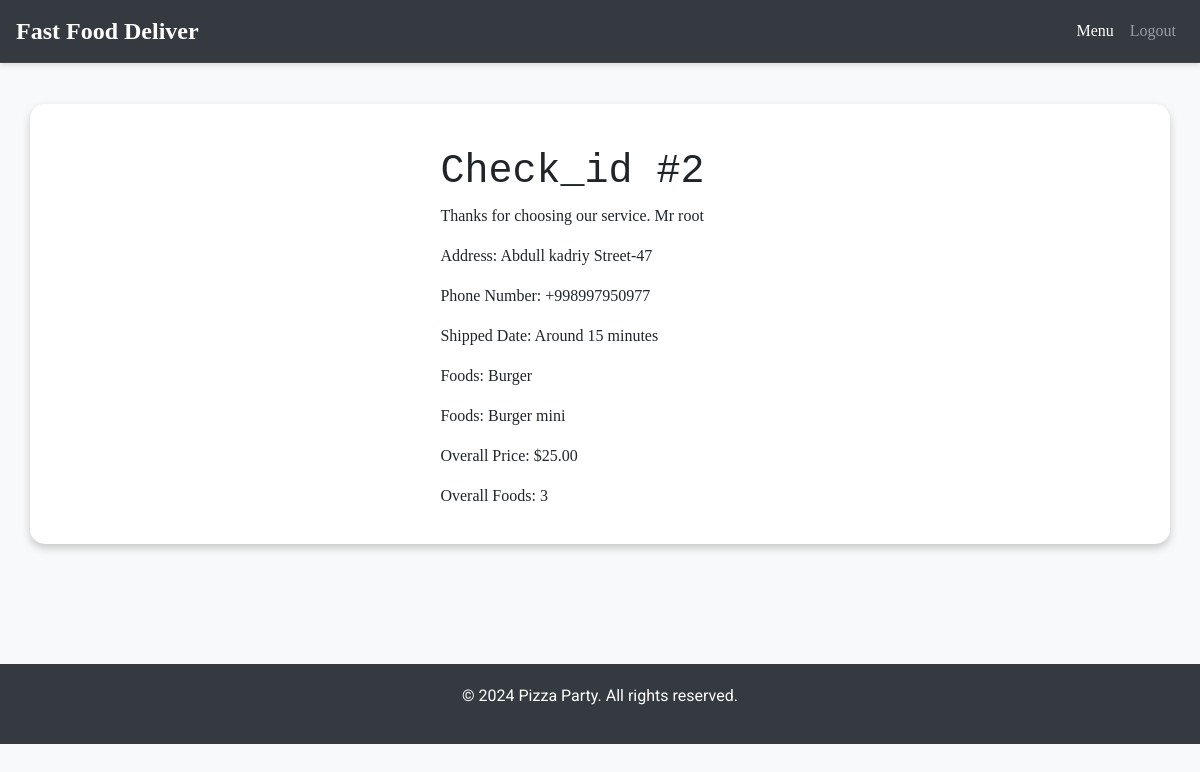
The page /orders/2/shipment/ (signed in) on the database its author committed.
### fast_food/models.py (models this page shows, shortened)
class Shipment(models.Model):
    order = models.OneToOneField(Order, on_delete=models.CASCADE)
    address = models.TextField()
    phone_number = models.CharField(max_length=255)
    shipped_date = models.DateTimeField(null=True, blank=True)

class Order(models.Model):
    user = models.ForeignKey(User, on_delete=models.CASCADE)
    foods = models.ManyToManyField(Food, through='OrderItem')
    order_date = models.DateTimeField(default=timezone.now)
    total_price = models.DecimalField(max_digits=10, decimal_places=2, default=0)
    shipped = models.BooleanField(default=False)
    def product_all_quantity(self):
        basket_products =  self.orderitem_set.all()
        total = sum (order.quantity for order in basket_products)
        return total

class OrderItem(models.Model):
    order = models.ForeignKey(Order, on_delete=models.CASCADE)
    food = models.ForeignKey(Food, on_delete=models.CASCADE)
    quantity = models.IntegerField(default=0, null=True, blank=True)
    def get_total(self):
        return self.food.price * self.quantity

class Food(models.Model):
    name = models.CharField(max_length=255)
    description = models.TextField()
    price = models.DecimalField(max_digits=10, decimal_places=2)
    image = models.ImageField(upload_to='food_images/', blank=True, null=True)

### fast_food/views.py (the view)
# urls.py: path('orders/<int:order_id>/shipment/', shipment_detail, name='shipment_detail'),
@login_required
def shipment_detail(request, order_id):
    order = get_object_or_404(Order, pk=order_id, user=request.user)
    shipment = get_object_or_404(Shipment, order_id=order_id, order__user=request.user)
    overall_price = sum(item.get_total() for item in order.orderitem_set.all())
    order1 = order.product_all_quantity()
    username = request.user.username
    return render(request, 'shipment_detail.html', {'shipment': shipment,'order':order,'username': username,'overall_price': overall_price,'order1':order1})

### fast_food/templates/shipment_detail.html (shortened to what this page needs)
{% extends 'navbar.html' %}
{% block content %}
    <br>
    <br>
    <div class=" container card animate__animated animate__fadeIn animate__delay-1s" style="">
       <div  style="margin-left:36%; font-family:  'Bahnschrift';">
        <h1 class="mt-4" style="font-family: monospace"; >Check_id #{{ shipment.order.id }}</h1>
        <p>Thanks for choosing our service. Mr {{ username }}</p>
        <p>Address: {{ shipment.address }}</p>
        <p>Phone Number: {{ shipment.phone_number }}</p>
        <p>Shipped Date: {% if shipment.shipped_date %}{{ shipment.shipped_date }}{% else %}Around 15 minutes{% endif %}</p>
        {% for item in order.orderitem_set.all %}
            <p>Foods: {{ item.food.name }}</p>
        {% endfor %}
        <p>Overall Price: ${{ overall_price }}</p>
        <p>Overall Foods: {{ order1 }}</p>
    </div>
    </div>
    </div>
{% endblock %}

### fast_food/templates/navbar.html (style rules this page uses)
.container { padding: 20px 0; }
.animate__animated { animation-duration: 1s; }
body { font-family: 'Roboto', 'Bebas Neue',sans-serif; padding-top: 56px; background-color: #f8f9fa; }
.card { border: none; border-radius: 15px; box-shadow: 0 4px 8px 0 rgba(0, 0, 0, 0.2); transition: 0.3s; margin-bottom: 20px; overflow: hidden; opacity: 0; }

### rows shown on the page
Shipment: order.id "2", address "Abdull kadriy Street-47", phone_number "+998997950977"
OrderItem: food.name "Burger"
OrderItem: food.name "Burger mini"

### other values the page prints
{{ username }} "root"
{{ overall_price }} "25.00"
{{ order1 }} "3"
